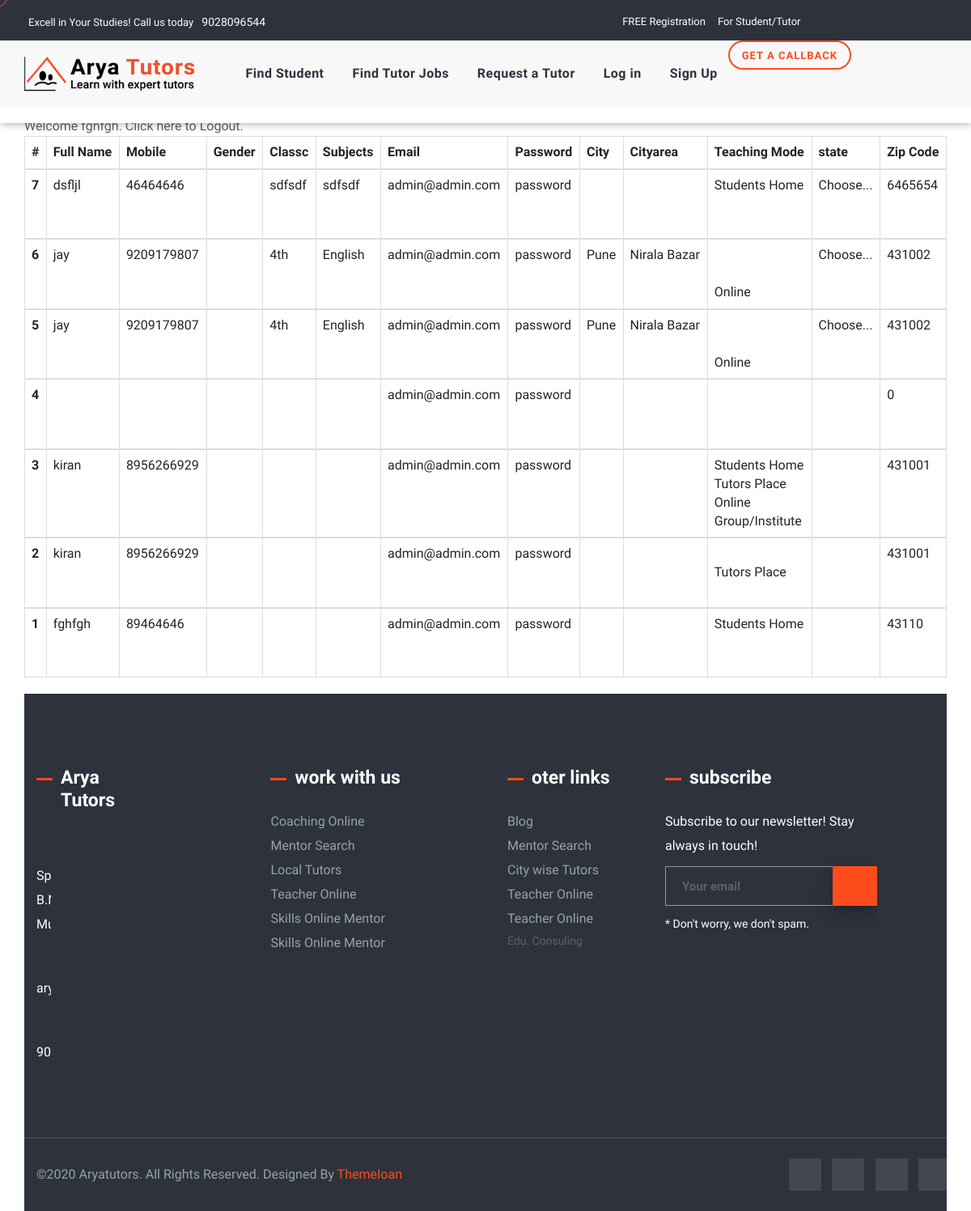
/student_view.php (signed in), run on the app's committed database.
### tables this page shows
CREATE TABLE `studprof` (
  `id` int(50) NOT NULL,
  `fullname` text NOT NULL,
  `mobile` varchar(12) NOT NULL,
  `gender` varchar(20) NOT NULL,
  `classc` varchar(30) NOT NULL,
  `subjects` varchar(50) NOT NULL,
  `email` varchar(100) NOT NULL,
  `password` varchar(50) NOT NULL,
  `city` varchar(50) NOT NULL,
  `cityarea` varchar(100) NOT NULL,
  `studenthome` varchar(100) NOT NULL,
  `tutorplace` varchar(100) NOT NULL,
  `online` varchar(60) NOT NULL,
  `groupinsti` text NOT NULL,
  `twoseessos` varchar(50) NOT NULL,
  `threseessos` varchar(50) NOT NULL,
  `fourseesion` varchar(50) NOT NULL,
  `fiveseesson` varchar(50) NOT NULL,
  `requirment` varchar(50) NOT NULL,
  `state` varchar(50) NOT NULL,
  `inzip` int(10) NOT NULL
);

### student_view.php (the view, shortened to what this page needs)
<!DOCTYPE html>
<html lang="en">
<head>
    <link rel="stylesheet" href="css/bootstrap.min.css">
    <link rel="stylesheet" href="css/bootstrap.css">
    <link rel="stylesheet" href="css/owl.theme.default.min.css">
    <link rel="stylesheet" href="css/owl.carousel.min.css">
    <link rel="stylesheet" href="css/main.css">
    <link rel="stylesheet" href="css/slick.css">
    <link rel="stylesheet" href="css/fontawesome.min.css">
    <link rel="stylesheet" href="css/jquery.fancybox.css">
    <link rel="stylesheet" href="css/magnific-popup.css">
</head>
<body>
<?php include 'header.php';?>
<?php
include 'connecation.php';
$sql = "SELECT * FROM studprof ORDER BY id DESC";
$result = mysqli_query($conn, $sql) or die ("Query Failed");
?>
<br>
<br>
<br>
<br>
<br>
<br>
<div class="container">
<?php
if($_SESSION["name"]) {
?>
Welcome <?php echo $_SESSION["name"]; ?>. Click here to <a href="logout.php" tite="Logout">Logout.
<table class="table table-bordered">
  <thead>
    <tr>
      <th scope="col">#</th>
      <th scope="col">Full Name</th>
      <th scope="col">Mobile</th>
      <th scope="col">Gender</th>
      <th scope="col">Classc</th>
      <th scope="col">Subjects</th>
      <th scope="col">Email</th>
      <th scope="col">Password</th>
      <th scope="col">City</th>
      <th scope="col">Cityarea</th>
      <th scope="col">Teaching Mode	</th>
      <th scope="col">state</th>
      <th scope="col">Zip Code</th>
    </tr>
  </thead>
  <?php
while($row = mysqli_fetch_assoc($result)){
?>
  <tbody>
    <tr>
      <th scope="row"><?php echo $row['id']; ?> </th>
      <td><?php echo $row['fullname']; ?></td>
      <td><?php echo $row['mobile']; ?></td>
      <td><?php echo $row['gender']; ?></td>
      <td><?php echo $row['classc']; ?></td>
      <td><?php echo $row['subjects']; ?></td>
      <td><?php echo $row['email']; ?></td>
      <td><?php echo $row['password']; ?></td>
      <td><?php echo $row['city']; ?></td>
      <td><?php echo $row['cityarea']; ?></td>
      <td><?php echo $row['studenthome']; ?> <br><?php echo $row['tutorplace']; ?>
       <br><?php echo $row['online']; ?>  <br><?php echo $row['groupinsti']; ?>  </td>
       <td><?php echo $row['state']; ?></td>
       <td><?php echo $row['inzip']; ?></td>
    </tr>
 <?php
}
?>
  </tbody>
</table>
<?php
}else echo "<h1>Please login first .</h1>";
?>
<?php include 'footer.php';?>
</body>
</html>

### data on the page
studprof: id "7", fullname "dsfljl", mobile "46464646", classc "sdfsdf", subjects "sdfsdf", email "admin@admin.com", password "password", studenthome "Students Home", state "Choose...", inzip "6465654"
studprof: id "6", fullname "jay", mobile "9209179807", classc "4th", subjects "English", email "admin@admin.com", password "password", city "Pune", cityarea "Nirala Bazar", online "Online", state "Choose...", inzip "431002"
studprof: id "5", fullname "jay", mobile "9209179807", classc "4th", subjects "English", email "admin@admin.com", password "password", city "Pune", cityarea "Nirala Bazar", online "Online", state "Choose...", inzip "431002"
studprof: id "4", email "admin@admin.com", password "password", inzip "0"
studprof: id "3", fullname "kiran", mobile "8956266929", email "admin@admin.com", password "password", studenthome "Students Home", tutorplace "Tutors Place", online "Online", groupinsti "Group/Institute", inzip "431001"
studprof: id "2", fullname "kiran", mobile "8956266929", email "admin@admin.com", password "password", tutorplace "Tutors Place", inzip "431001"
studprof: id "1", fullname "fghfgh", mobile "89464646", email "admin@admin.com", password "password", studenthome "Students Home", inzip "43110"

### other printed values
$_SESSION["name"] "fghfgh"
